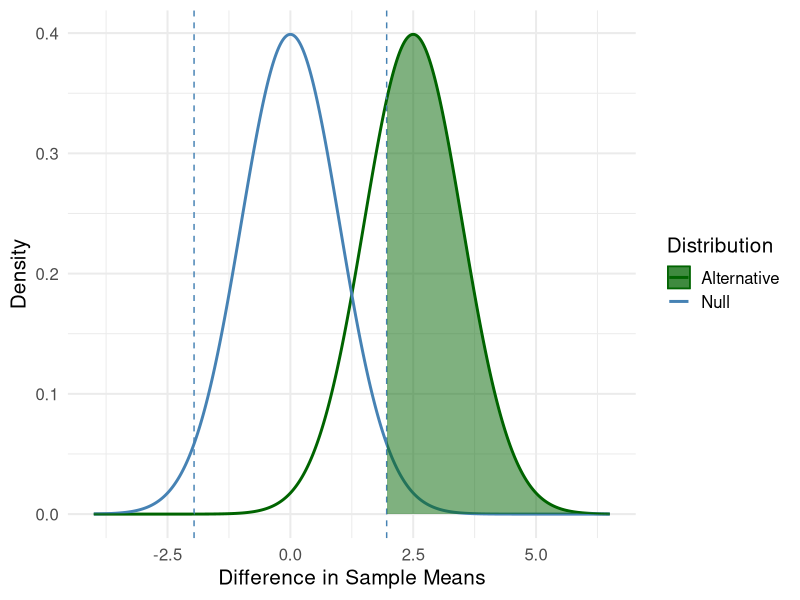
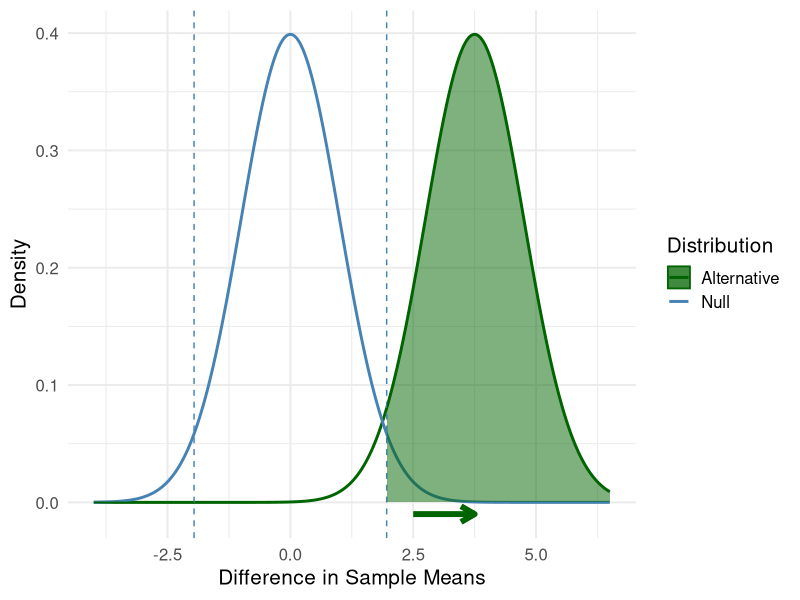
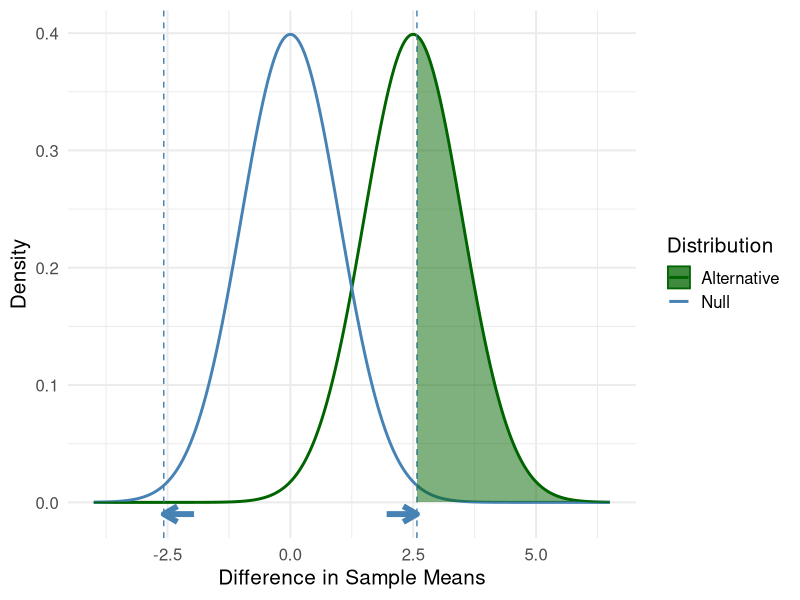
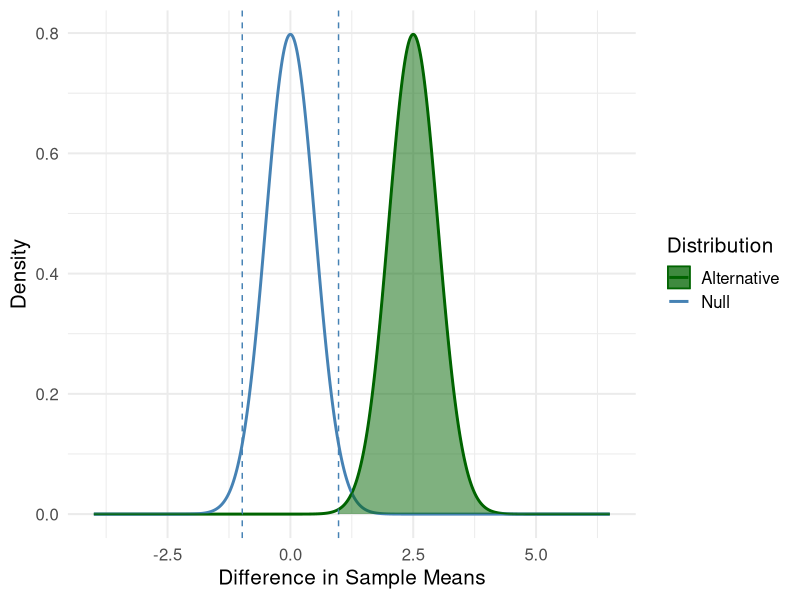
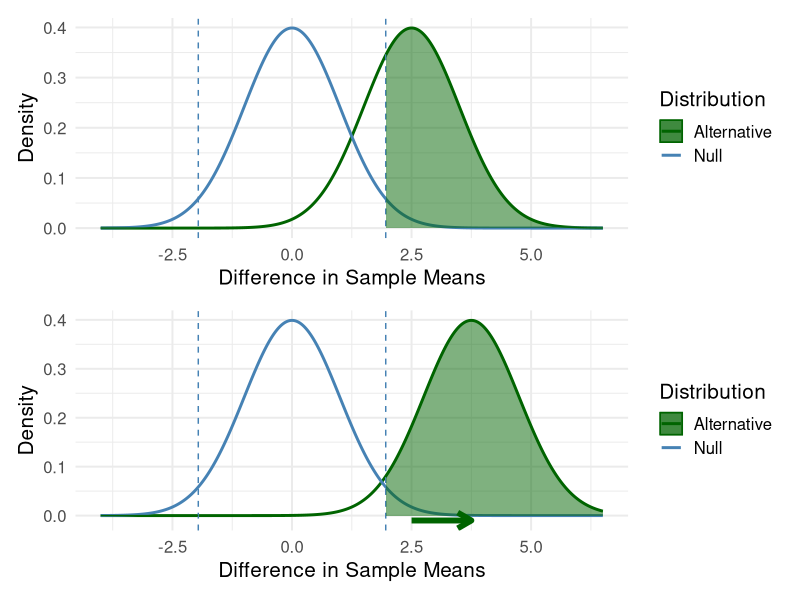
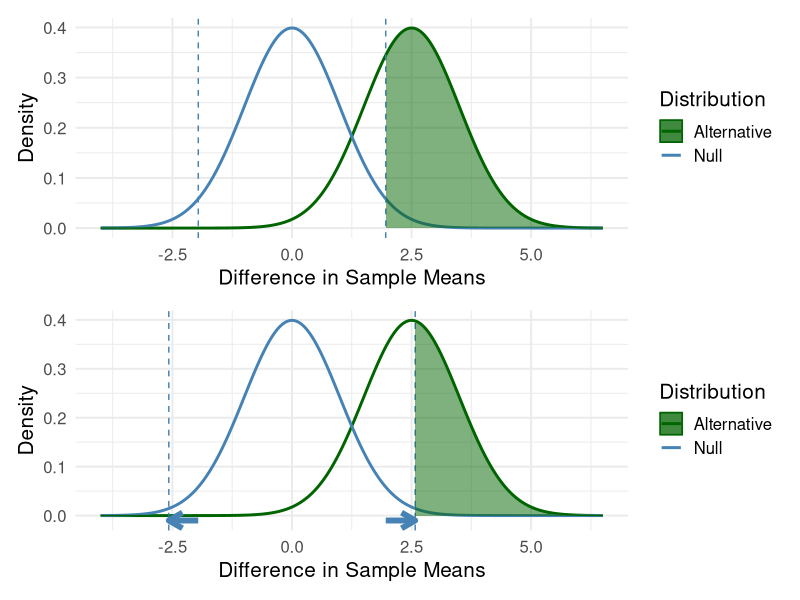
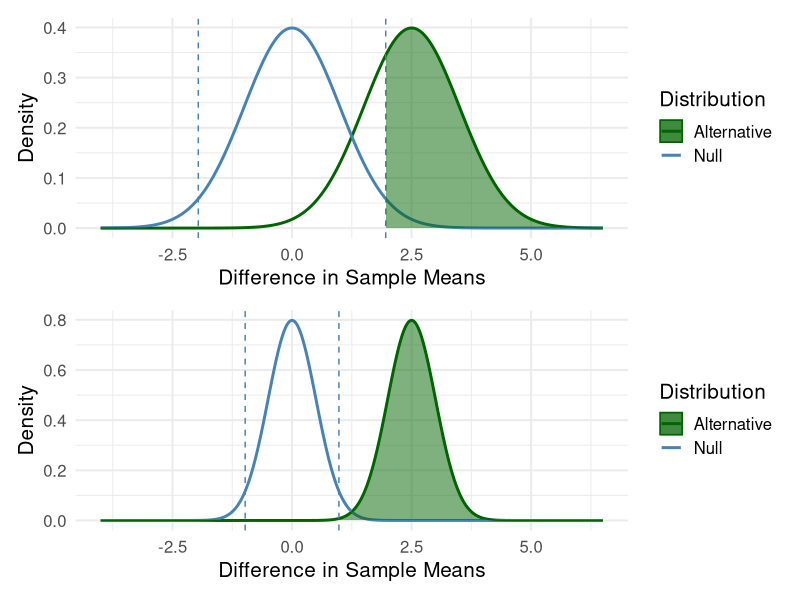
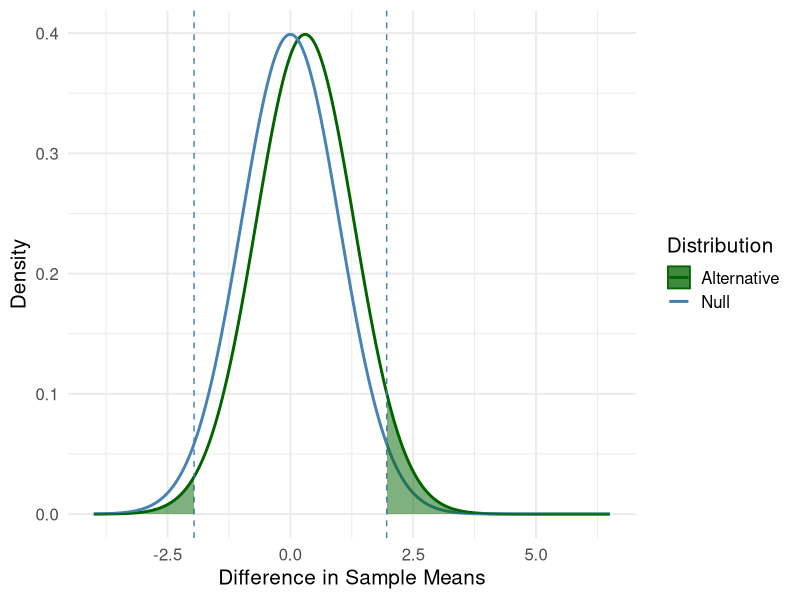

Reproduce these figures in R, in order.
# ---- 0. Setup and load libraries, if any ----

library(ggplot2)  # load the graphing library

if(!require("rstudioapi")) install.packages("rstudioapi")
setwd(dirname(getSourceEditorContext()$path))  # set working directory


# ---- 1. Set up the baseline parameters ----
alpha <- 0.05  # significance level
se <- 1
null_mean <- 0  # mean difference under the null hypothesis
alt_mean <- 2.5 # mean of the alternative hypothesis

x <- seq(-4 * se + min(null_mean, alt_mean), 
         4 * se + max(null_mean, alt_mean), length.out = 1000)

# ---- 2. Plot the null hypothesis the alt hypothesis, with the power shaded ----

plot_power <- function(alpha, se, null_mean, alt_mean) {
  # compute parameters for power calculation
  effect_size <- abs(alt_mean-null_mean)  # difference in means we want to detect
  critical_value <- qnorm(1 - alpha / 2) * se  # Critical value for two-tailed test

  # Calculate the distributions
  null_dist <- dnorm(x, mean = null_mean, sd = se)
  alt_dist <- dnorm(x, mean = alt_mean, sd = se)

  # Combine into a single data frame
  plot_df <- rbind(
    data.frame(x = x, y = null_dist, dist = "Null"),
    data.frame(x = x, y = alt_dist, dist = "Alternative")
  )

  # Plot both distributions and annotate with power
  plot <- ggplot(plot_df, aes(x = x, y = y, color = dist)) +
    geom_line(linewidth = 1) +
    scale_color_manual(values = c("Null" = "steelblue", "Alternative" = "darkgreen")) +
    geom_vline(xintercept = c(-critical_value, critical_value), linetype = "dashed", color = "steelblue") +
    geom_area(
      data = subset(plot_df, dist=="Alternative" & x >= critical_value), 
      fill = 'darkgreen', alpha = 0.5) +
    geom_area(
      data = subset(plot_df, dist=="Alternative" & x <= -critical_value), 
      fill = 'darkgreen', alpha = 0.5) +
    labs(x = "Difference in Sample Means",
         y = "Density",
         color = "Distribution") + 
    theme_minimal(base_size = 15)

  return(plot)
}

# Baseline plot
p_baseline <- plot_power(alpha, se, null_mean, alt_mean)
print(p_baseline)
ggsave("whatif_baseline.png", p_baseline, width = 8, height = 4, dpi = 300)

# Increase the effect size
p_effect <- plot_power(alpha, se, null_mean, alt_mean*1.5)
p_effect <- p_effect +
  annotate("segment", x = alt_mean, xend = alt_mean*1.5, y = -0.01, yend = -0.01, arrow = arrow(ends = "last", length = unit(0.4, "cm")), color = "darkgreen", linewidth = 2)
print(p_effect)
ggsave("whatif_effect.png", p_effect, width = 8, height = 4, dpi = 300)

# Decrease the alpha level
p_alpha <- plot_power(0.01, se, null_mean, alt_mean)
p_alpha <- p_alpha +
  annotate("segment", x=qnorm(1-alpha/2)*se, xend=qnorm(1-0.01/2)*se, y = -0.01, yend = -0.01, arrow = arrow(ends = "last", length = unit(0.4, "cm")), color = "steelblue", linewidth = 2) +
  annotate("segment", x=-qnorm(1-alpha/2)*se, xend=-qnorm(1-0.01/2)*se, y = -0.01, yend = -0.01, arrow = arrow(ends = "last", length = unit(0.4, "cm")), color = "steelblue", linewidth = 2)
print(p_alpha)
ggsave("whatif_alpha.png", p_alpha, width = 8, height = 4, dpi = 300)

# Increase the sample size
p_samplesize <- plot_power(alpha, se/2, null_mean, alt_mean)
print(p_samplesize)
ggsave("whatif_samplesize.png", p_samplesize, width = 8, height = 4, dpi = 300)


if (requireNamespace("patchwork", quietly = TRUE)) {
  library(patchwork)
  combined_1 <- p_baseline / p_effect
  print(combined_1)
  ggsave("whatif_baseline_effect.png", combined_1, width = 8, height = 7, dpi = 300)

  combined_2 <- p_baseline / p_alpha
  print(combined_2)
  ggsave("whatif_baseline_alpha.png", combined_2, width = 8, height = 7, dpi = 300)
  
  combined_3 <- p_baseline / p_samplesize
  print(combined_3)
  ggsave("whatif_baseline_samplesize.png", combined_3, width = 8, height = 7, dpi = 300)
}

# For lecture 28: very small effect size
p_lowpower <- plot_power(alpha, se, 0, 0.3)
print(p_lowpower)
ggsave("whatif_lowpower.png", p_lowpower, width = 8, height = 4, dpi = 300)
